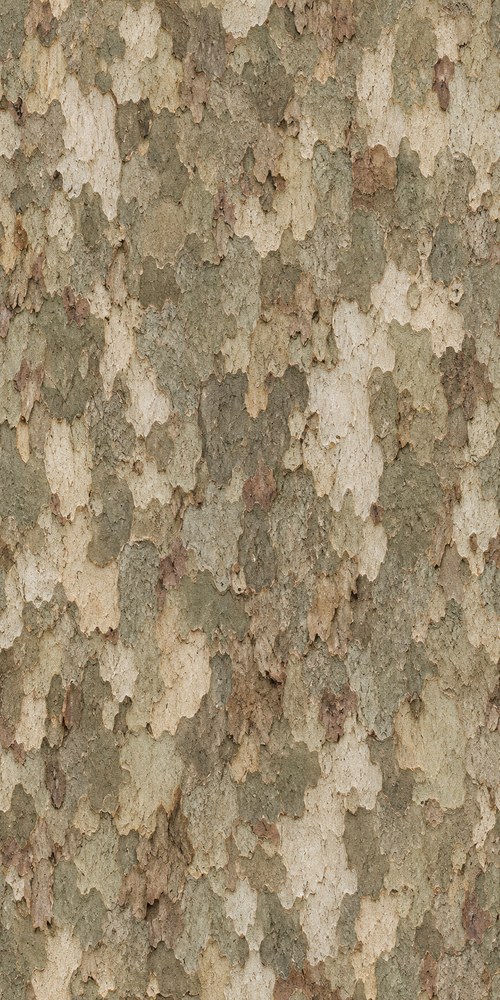
#> input picture art-source/plan-84/generated/bark.png, 500 x 1000 px, shrunk from 887 x 1774 before the run
$ python lift_fissured_bark.py generated/bark.png generated/bronze.png
#> lines starting #> are read from the running program, lines starting #| are printed output that depends on the picture
"""Issue #246: the fissured bark (the bark atlas's left half: lime, elm and the bare tree) was a dark, mossy oak scan,
about 7 % reflectance (sRGB mean 89, 76, 61); a lime's grey furrowed bark reflects about 15 to 20 %. With the trunk's
vertex tone (0.82) the shaded side of every street tree drew near black, and at night it was gone. This lifts that half
in linear light by about 2.2 in the darks, less in the pale lichen (a soft shoulder, so the ridges keep their contrast),
and greys it a little (the scan's moss is greener than a town lime's). The plane's half (right) is left as it is.

    python lift_fissured_bark.py <bark_atlas_colour.png in> <out.png>
"""
import sys
import numpy as np
from PIL import Image

src, out = sys.argv[1], sys.argv[2]
im = np.asarray(Image.open(src).convert('RGB')).astype(np.float64) / 255.0
lin = np.where(im <= 0.04045, im / 12.92, ((im + 0.055) / 1.055) ** 2.4)
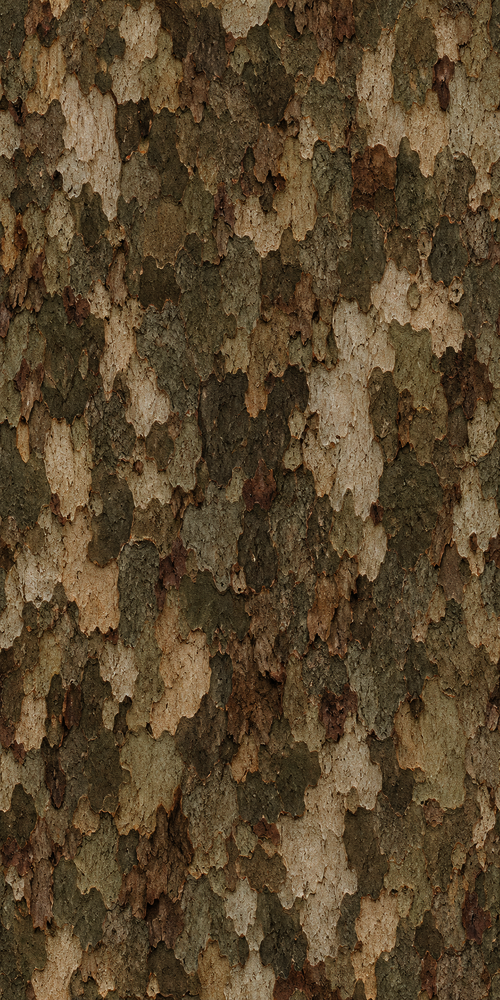
#> lin: shape (1000, 500, 3) float64; mean R, G, B 0.351, 0.279, 0.179
h, w, _ = lin.shape
#> h = 1000; w = 500
half = lin[:, : w // 2]
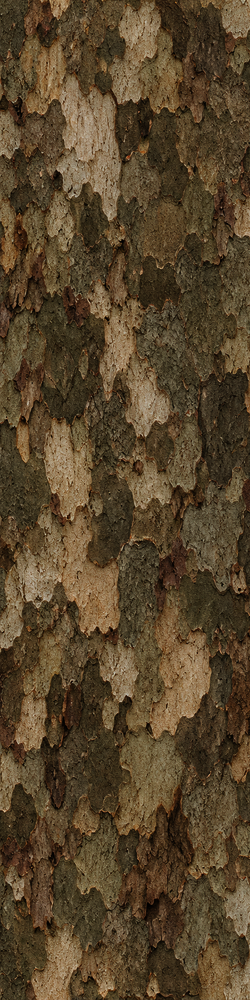
#> half: shape (1000, 250, 3) float64; mean R, G, B 0.345, 0.274, 0.174
lum = (half * np.array([0.2126, 0.7152, 0.0722])).sum(axis=2, keepdims=True)
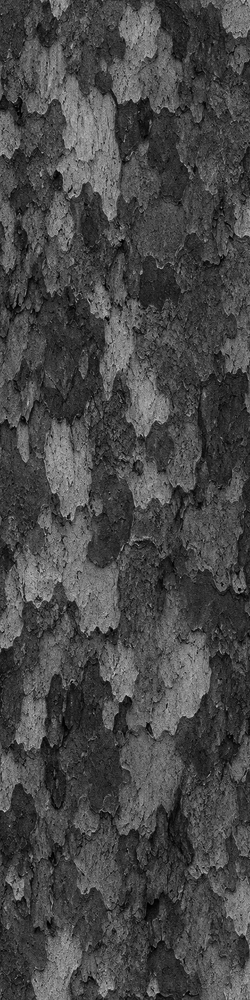
#> lum: shape (1000, 250, 1) float64; min 0.00121, max 0.802, mean 0.282
half = lum + (half - lum) * 0.82                 # a little greyer
half = half * 2.4 / (1.0 + 1.1 * half)           # x2.2 in the darks, x1.6 in the pale lichen
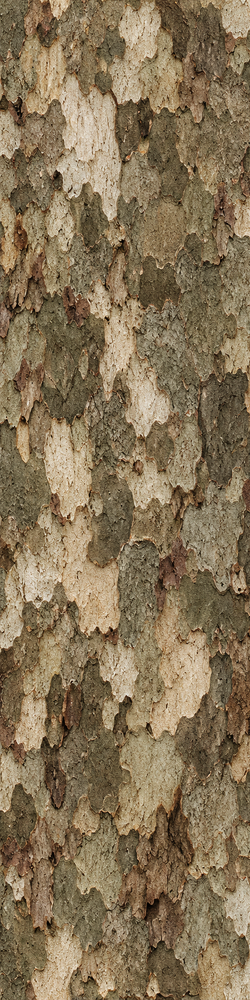
#> half: shape (1000, 250, 3) float64; mean R, G, B 0.568, 0.49, 0.369; drawn with min black and max white
lin[:, : w // 2] = np.clip(half, 0.0, 1.0)
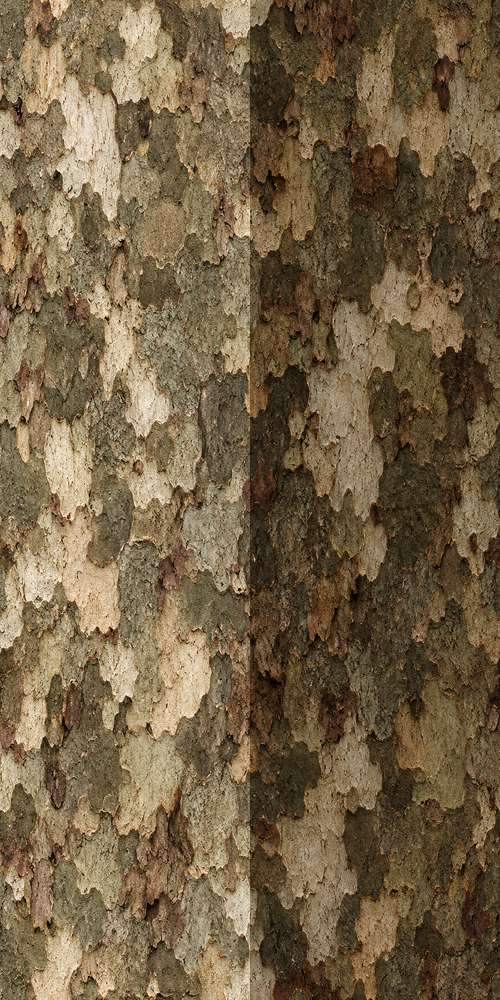
#> lin: shape (1000, 500, 3) float64; mean R, G, B 0.462, 0.387, 0.276
srgb = np.where(lin <= 0.0031308, lin * 12.92, 1.055 * lin ** (1 / 2.4) - 0.055)
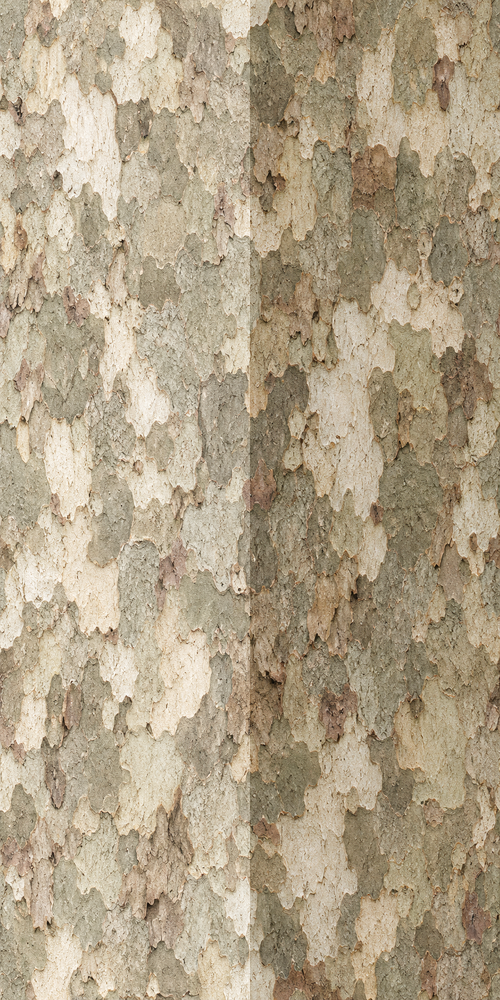
#> srgb: shape (1000, 500, 3) float64; mean R, G, B 0.693, 0.635, 0.535
Image.fromarray(np.round(np.clip(srgb, 0, 1) * 255).astype(np.uint8)).save(out, optimize=True)
l2 = lin[:, : w // 2].reshape(-1, 3).mean(axis=0)
#> l2 = [0.568, 0.49, 0.369]
print('fissured half mean linear', np.round(l2, 3))
#| fissured half mean linear [0.568 0.49  0.369]

$ run again, on art-source/plan-84/generated/lead.png
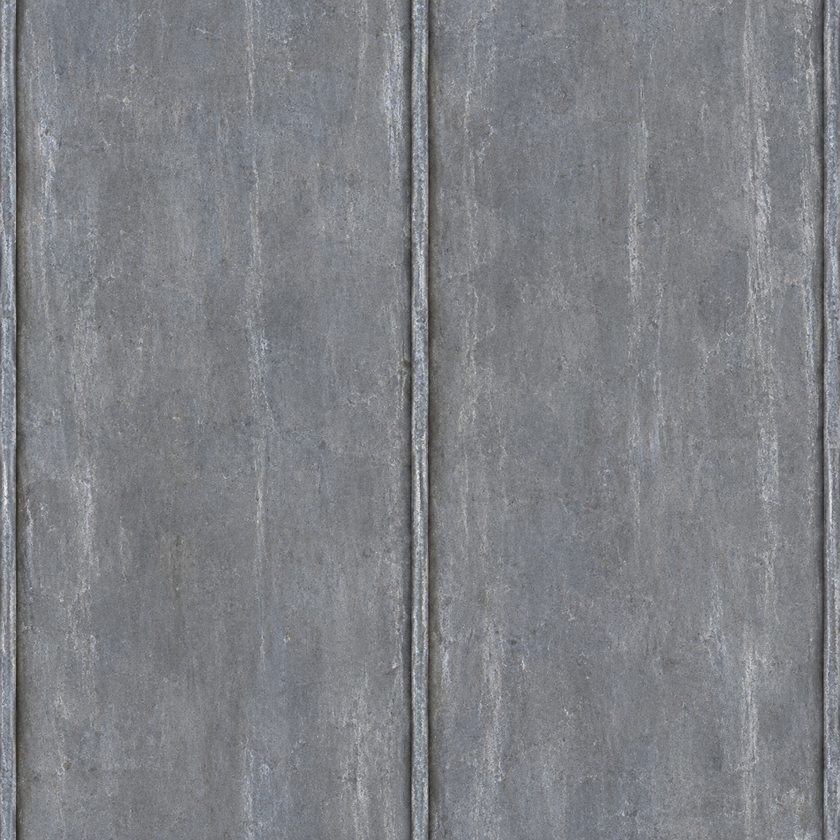
#> input picture art-source/plan-84/generated/lead.png, 840 x 840 px, shrunk from 1254 x 1254 before the run
#> `lin[:, : w // 2] = np.clip(half, 0.0, 1.0)`:
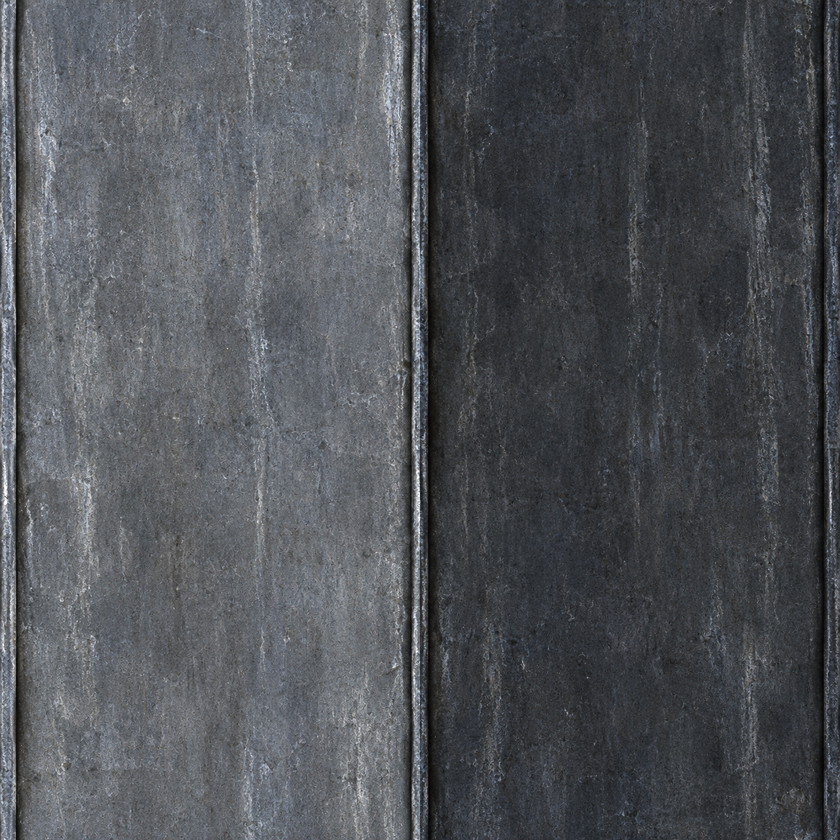
#> lin: shape (840, 840, 3) float64; mean R, G, B 0.315, 0.326, 0.344
#> `srgb = np.where(lin <= 0.0031308, lin * 12.92, 1.055 * lin ** (1 / 2.4..`:
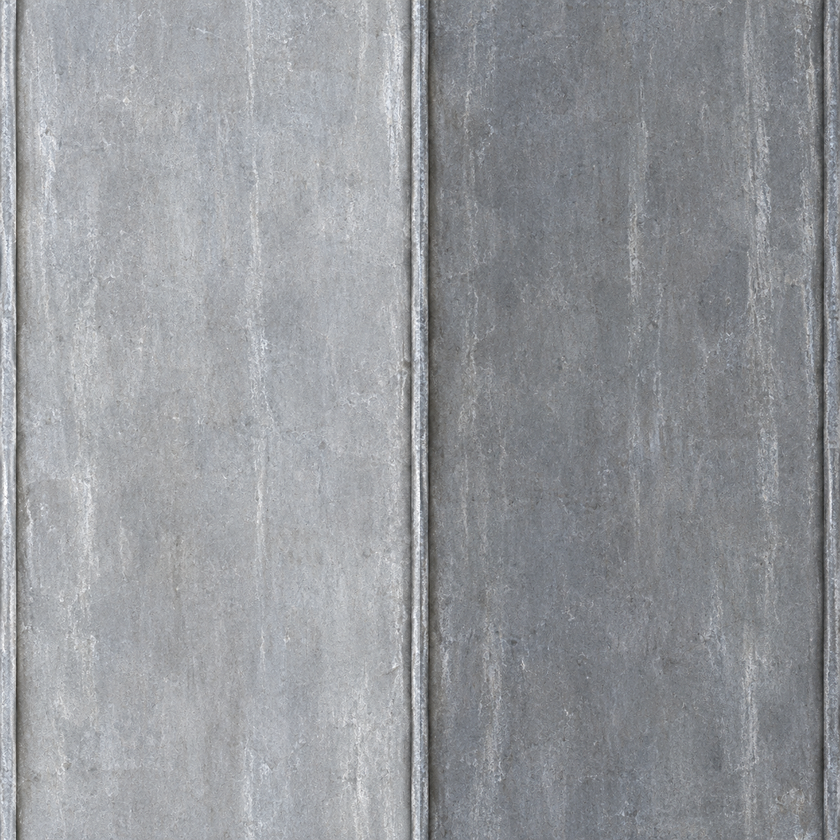
#> srgb: shape (840, 840, 3) float64; mean R, G, B 0.585, 0.594, 0.609
#> l2 = [0.415, 0.427, 0.447]
#| fissured half mean linear [0.415 0.427 0.447]
